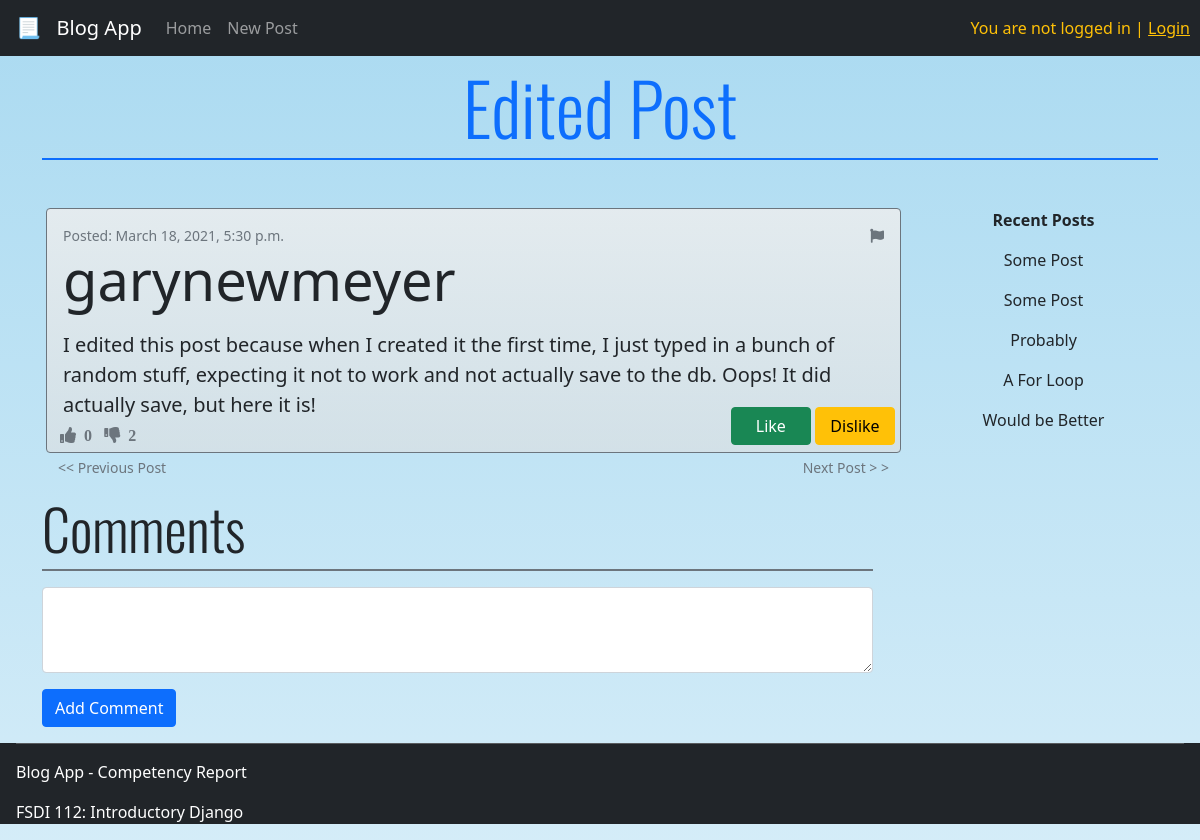
The app's page /post/4 with its own data.
### blog/models.py (models this page shows, shortened)
class Post(models.Model):
    title = models.CharField(max_length=200)
    author = models.ForeignKey('auth.User', on_delete=models.CASCADE)
    body = models.TextField()
    likes = models.IntegerField(default=0)
    dislikes = models.IntegerField(default=0)
    flagged = models.BooleanField(default=False)
    created_at = models.DateTimeField(auto_now_add=True)

### blog/views.py (the view)
# urls.py: path("post/<int:pk>", BlogDetailView.as_view(), name="one_post"),
class BlogDetailView(DetailView):
    model = Post
    template_name = 'one_post.html'

### blog/templates/one_post.html (shortened to what this page needs)
{% extends "base.html" %}
{% block content %}
<div class="container pt-3">
    <h1 class="display-2 mt-5 text-primary text-center g-font">{{post.title}}</h1>
    <div class="divider border border-primary"></div>
    <div class="row">
        <div id="post-detail" class="col-9 border border-secondary rounded mt-5 p-3 mx-3 position-relative">
            <div class="d-flex justify-content-between">
                <small class="text-muted">Posted: {{post.created_at}}</small>
                <small><i class="fas fa-flag text-muted" onclick="btnFlag('{{post.id}}')"></i></small>
            </div>
            <h1 class="display-4">{{post.author}}</h1>
            <blockquote class="blockquote">
                <p class="mt-3">{{post.body}}</p>
            </blockquote>
            <div class="d-flex justify-content-between fixed-bottom" id="post-detail-btns">
                <div class="mt-3 px-2">
                    <i id="likes-{{post.id}}" class="fas fa-thumbs-up text-muted">&nbsp {{post.likes}} &nbsp</i>
                    <i id="dislikes-{{post.id}}" class="fas fa-thumbs-down text-muted">&nbsp {{post.dislikes}} &nbsp</i>
                </div>
                <div class="edit-like-btns">
                    <button onclick="btnLike('{{post.id}}')" class="btn btn-small btn-success">Like</button>
                    <button onclick="btnDislike('{{post.id}}')" class="btn btn-small btn-warning">Dislike</button>
                </div>
            </div>
        </div>
        <div class="col text-center mt-5">
            <strong>Recent Posts</strong><br>
            <p class="mt-3">Some Post</p>
            <p class="mt-3">Some Post</p>
            <p class="mt-3">Probably</p>
            <p class="mt-3">A For Loop</p>
            <p class="mt-3">Would be Better</p>
        </div>
    </div>
    <div class="row mt-1">
        <div class="d-flex justify-content-between col-9 mx-3">
            <small><a class="text-decoration-none text-muted" href="/post/{{post.id}}/previous">&lt;&lt; Previous Post</a></small>
            <small><a class="text-decoration-none text-muted" href="/post/{{post.id}}/next">Next Post &gt; &gt;</a></small>
        </div>
    </div>
    <div class="comments row">
        <div class="col-9">
            <h1 class="display-4 g-font mt-3">Comments</h1>
            <div class="divider border border-secondary"></div>
            <textarea class="form-control mt-3" id="exampleFormControlTextarea1" rows="3"></textarea>
            <button class="btn btn-primary mt-3">Add Comment</button>
        </div>
    </div>
</div>
{% endblock content %}

### blog/static/css/styles.css (style rules this page uses)
body { background-image: linear-gradient(#aadaf1, #aadaf181); }
.container { min-height: 90vh; }
.g-font { font-family: 'Oswald', sans-serif; }
#post-detail { background-image: linear-gradient(#ebedeedc, #dddfe0a2); min-height: 30vh; }
#post-detail-btns { position: absolute; bottom: 0; left: 0; padding: 5px; }
.edit-like-btns button { width: 80px; }

### records on screen
Post: title "Edited Post", created_at "March 18, 2021, 5:30 p.m.", author "garynewmeyer", body "I edited this post because when I created it the first time, I just typed in a bunch of random stuff, expecting it not to work and not actually save to the db. Oops! It did actually save, but here it is!", likes "0", dislikes "2"
